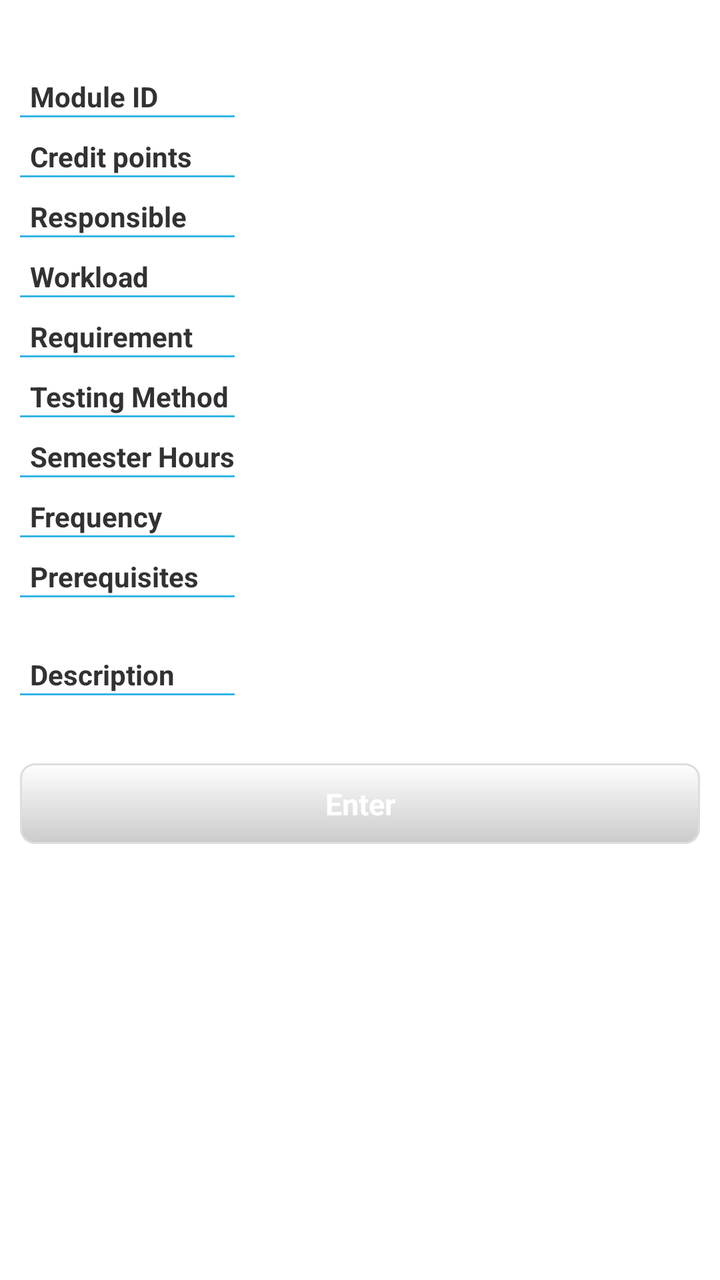
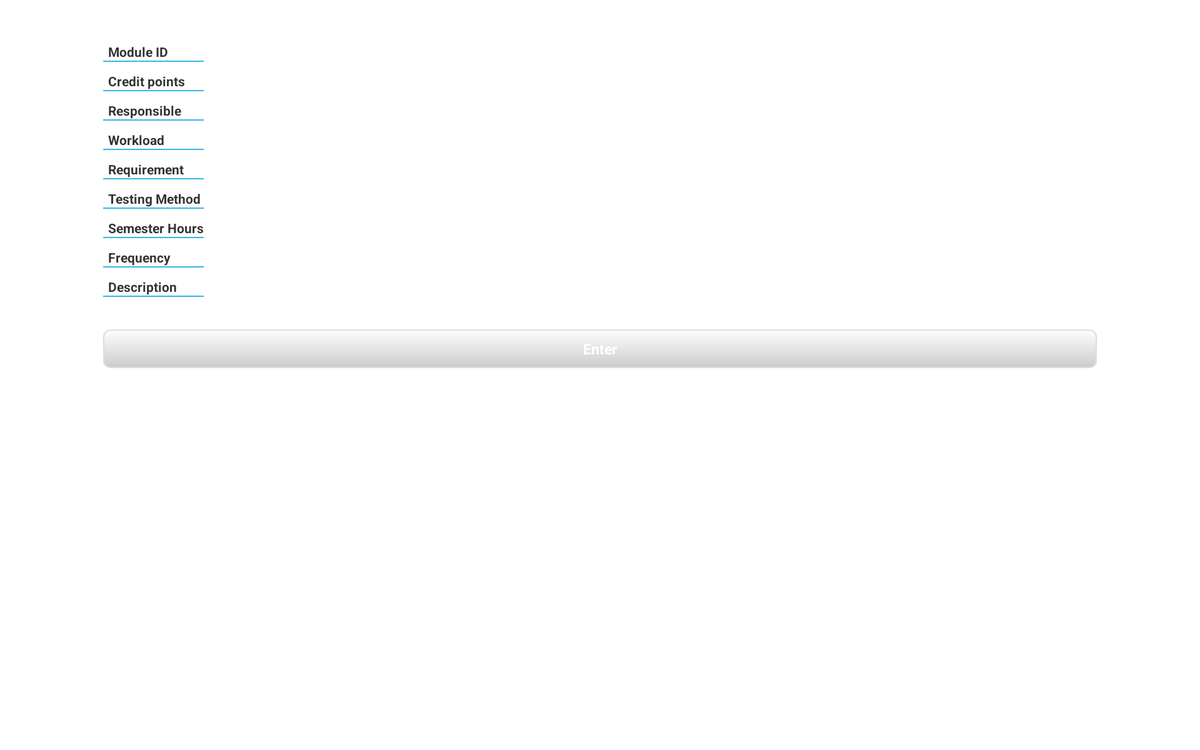

Two renders of one Android screen. The first uses the default layout on a phone; the second uses the alternative layout the repository ships for a different screen configuration, on a matching device. The two XML files are below.
<!-- AndroidManifest.xml: application theme AppTheme -->
<!-- res/layout/moduldetailfragment.xml -->
<?xml version="1.0" encoding="utf-8"?>

<ScrollView xmlns:android="http://schemas.android.com/apk/res/android"
    android:layout_width="match_parent"
    android:layout_height="match_parent" >

    <LinearLayout
        android:id="@+id/fragmentmoduledetail"
        android:layout_width="match_parent"
        android:layout_height="wrap_content"
        android:orientation="vertical" >

        <TextView
            android:id="@+id/name"
            android:layout_width="wrap_content"
            android:layout_height="wrap_content"
            android:layout_gravity="center"
            android:textAlignment="center"
            android:gravity="center"
            android:layout_marginLeft="10dp"
            android:textSize="25sp" />

        <TableLayout
            android:layout_width="match_parent"
            android:layout_height="wrap_content"
            android:layout_marginLeft="10dp"
            android:layout_marginRight="10dp"
            android:stretchColumns="1" >

            <TableRow
                android:layout_width="match_parent"
                android:layout_height="wrap_content"
                android:paddingBottom="5dp"
                android:paddingTop="5dp" >

                <LinearLayout
                    android:layout_height="wrap_content"
                    android:orientation="vertical" >

                    <TextView
                        android:layout_width="match_parent"
                        android:layout_height="wrap_content"
                        android:layout_marginLeft="5dp"
                        android:text="@string/moduleNumber"
                        android:textStyle="bold" />

                    <View
                        android:layout_width="match_parent"
                        android:layout_height="1dip"
                        android:background="@android:color/holo_blue_light" />
                </LinearLayout>

                <TextView
                    android:id="@+id/number"
                    android:layout_marginLeft="5dp" />
            </TableRow>

            <TableRow
                android:layout_width="match_parent"
                android:layout_height="wrap_content"
                android:paddingBottom="5dp"
                android:paddingTop="5dp" >

                <LinearLayout
                    android:layout_height="wrap_content"
                    android:orientation="vertical" >

                    <TextView
                        android:layout_width="match_parent"
                        android:layout_height="wrap_content"
                        android:layout_marginLeft="5dp"
                        android:text="@string/cp"
                        android:textStyle="bold" />

                    <View
                        android:layout_width="match_parent"
                        android:layout_height="1dip"
                        android:background="@android:color/holo_blue_light" />
                </LinearLayout>

                <TextView
                    android:id="@+id/cp"
                    android:layout_marginLeft="5dp" />
            </TableRow>

            <TableRow
                android:layout_width="match_parent"
                android:layout_height="wrap_content"
                android:paddingBottom="5dp"
                android:paddingTop="5dp" >

                <LinearLayout
                    android:layout_height="wrap_content"
                    android:orientation="vertical" >

                    <TextView
                        android:layout_width="match_parent"
                        android:layout_height="wrap_content"
                        android:layout_marginLeft="5dp"
                        android:text="@string/responsible"
                        android:textStyle="bold" />

                    <View
                        android:layout_width="match_parent"
                        android:layout_height="1dip"
                        android:background="@android:color/holo_blue_light" />
                </LinearLayout>

                <TextView
                    android:id="@+id/responsible"
                    android:layout_marginLeft="5dp" />
            </TableRow>

            <TableRow
                android:layout_width="match_parent"
                android:layout_height="wrap_content"
                android:paddingBottom="5dp"
                android:paddingTop="5dp" >

                <LinearLayout
                    android:layout_height="wrap_content"
                    android:orientation="vertical" >

                    <TextView
                        android:layout_width="match_parent"
                        android:layout_height="wrap_content"
                        android:layout_marginLeft="5dp"
                        android:text="@string/expenditure"
                        android:textStyle="bold" />

                    <View
                        android:layout_width="match_parent"
                        android:layout_height="1dip"
                        android:background="@android:color/holo_blue_light" />
                </LinearLayout>

                <TextView
                    android:id="@+id/expenditure"
                    android:layout_marginLeft="5dp" />
            </TableRow>

            <TableRow
                android:layout_width="match_parent"
                android:layout_height="wrap_content"
                android:paddingBottom="5dp"
                android:paddingTop="5dp" >

                <LinearLayout
                    android:layout_height="wrap_content"
                    android:orientation="vertical" >

                    <TextView
                        android:layout_width="match_parent"
                        android:layout_height="wrap_content"
                        android:layout_marginLeft="5dp"
                        android:text="@string/requirement"
                        android:textStyle="bold" />

                    <View
                        android:layout_width="match_parent"
                        android:layout_height="1dip"
                        android:background="@android:color/holo_blue_light" />
                </LinearLayout>

                <TextView
                    android:id="@+id/requirement"
                    android:layout_marginLeft="5dp" />
            </TableRow>

            <TableRow
                android:layout_width="match_parent"
                android:layout_height="wrap_content"
                android:paddingBottom="5dp"
                android:paddingTop="5dp" >

                <LinearLayout
                    android:layout_height="wrap_content"
                    android:orientation="vertical" >

                    <TextView
                        android:layout_width="match_parent"
                        android:layout_height="wrap_content"
                        android:layout_marginLeft="5dp"
                        android:text="@string/testingMethod"
                        android:textStyle="bold" />

                    <View
                        android:layout_width="match_parent"
                        android:layout_height="1dip"
                        android:background="@android:color/holo_blue_light" />
                </LinearLayout>

                <TextView
                    android:id="@+id/testingMethod"
                    android:layout_marginLeft="5dp" />
            </TableRow>

            <TableRow
                android:layout_width="match_parent"
                android:layout_height="wrap_content"
                android:paddingBottom="5dp"
                android:paddingTop="5dp" >

                <LinearLayout
                    android:layout_height="wrap_content"
                    android:orientation="vertical" >

                    <TextView
                        android:layout_width="match_parent"
                        android:layout_height="wrap_content"
                        android:layout_marginLeft="5dp"
                        android:text="@string/sws"
                        android:textStyle="bold" />

                    <View
                        android:layout_width="match_parent"
                        android:layout_height="1dip"
                        android:background="@android:color/holo_blue_light" />
                </LinearLayout>

                <TextView
                    android:id="@+id/sws"
                    android:layout_marginLeft="5dp" />
            </TableRow>

            <TableRow
                android:layout_width="match_parent"
                android:layout_height="wrap_content"
                android:paddingBottom="5dp"
                android:paddingTop="5dp" >

                <LinearLayout
                    android:layout_height="wrap_content"
                    android:orientation="vertical" >

                    <TextView
                        android:layout_width="match_parent"
                        android:layout_height="wrap_content"
                        android:layout_marginLeft="5dp"
                        android:text="@string/frequency"
                        android:textStyle="bold" />

                    <View
                        android:layout_width="match_parent"
                        android:layout_height="1dip"
                        android:background="@android:color/holo_blue_light" />
                </LinearLayout>

                <TextView
                    android:id="@+id/frequency"
                    android:layout_marginLeft="5dp" />
            </TableRow>

            <TableRow
                android:layout_width="match_parent"
                android:layout_height="wrap_content"
                android:paddingBottom="5dp"
                android:paddingTop="5dp" >

                <LinearLayout
                    android:layout_height="wrap_content"
                    android:orientation="vertical" >

                    <TextView
                        android:layout_width="match_parent"
                        android:layout_height="wrap_content"
                        android:layout_marginLeft="5dp"
                        android:text="@string/prerequisites"
                        android:textStyle="bold" />

                    <View
                        android:layout_width="match_parent"
                        android:layout_height="1dip"
                        android:background="@android:color/holo_blue_light" />
                </LinearLayout>
            </TableRow>

            <TextView
                android:id="@+id/prerequisites"
                android:layout_marginLeft="5dp"
                android:layout_weight="1" />

            <TableRow
                android:layout_width="match_parent"
                android:layout_height="wrap_content"
                android:paddingBottom="5dp"
                android:paddingTop="5dp" >

                <LinearLayout
                    android:layout_height="wrap_content"
                    android:orientation="vertical" >

                    <TextView
                        android:layout_width="match_parent"
                        android:layout_height="wrap_content"
                        android:layout_marginLeft="5dp"
                        android:text="@string/description"
                        android:textStyle="bold" />

                    <View
                        android:layout_width="match_parent"
                        android:layout_height="1dip"
                        android:background="@android:color/holo_blue_light" />
                </LinearLayout>
            </TableRow>

            <TextView
                android:id="@+id/description"
                android:layout_marginLeft="5dp"
                android:layout_weight="1" />
        </TableLayout>

        <Button
            android:id="@+id/enter"
            style="@style/ButtonStyle"
            android:layout_width="match_parent"
            android:layout_height="wrap_content"
            android:layout_margin="10dp"
            android:text="@string/enter" />
    </LinearLayout>

</ScrollView>
<!-- resources referenced by this layout -->
<resources>
  <string name="cp">Credit points</string>
  <string name="description">Description</string>
  <string name="enter">Enter</string>
  <string name="expenditure">Workload</string>
  <string name="frequency">Frequency</string>
  <string name="moduleNumber">Module ID</string>
  <string name="prerequisites">Prerequisites</string>
  <string name="requirement">Requirement</string>
  <string name="responsible">Responsible</string>
  <string name="sws">Semester Hours</string>
  <string name="testingMethod">Testing Method</string>
  <style name="ButtonStyle" parent="@android:style/Widget.Button">
  		<item name="android:textSize">15sp</item>
  		<item name="android:textStyle">bold</item>
  		<item name="android:textColor">#ffffff</item>
  		<item name="android:gravity">center</item>
  		<item name="android:background">@drawable/button</item>
  		<item name="android:padding">10dip</item>
  	</style>
  <style name="AppTheme" parent="AppBaseTheme">
          
      </style>
  <!-- drawable button (drawable) -->
  <?xml version="1.0" encoding="utf-8"?>
  <selector xmlns:android="http://schemas.android.com/apk/res/android" >
       <item android:state_pressed="true" >
           <shape android:shape="rectangle"  >
               <corners android:radius="7dip" />
               <stroke android:width="1dip" android:color="#888888" />
               <gradient  android:angle="-90"  android:startColor="#989898" android:endColor="#cbcbcb"  />            
           </shape>
       </item>
      <item android:state_focused="true">
           <shape android:shape="rectangle"  >
               <corners android:radius="7dip" />
               <stroke android:width="1dip" android:color="#b7b9ac" />
               <solid  android:color="#cbcbcb"/>       
           </shape>
       </item>	
      <item >
          <shape android:shape="rectangle"  >
               <corners android:radius="7dip" />
               <stroke android:width="1dip" android:color="#DDDDDD" />
               <gradient  android:angle="-90"  android:startColor="#fefefe" android:endColor="#cbcbcb" />            
           </shape>
       </item>
  </selector>
  <style name="AppBaseTheme" parent="android:Theme.Light">
          
      </style>
</resources>
<!-- res/layout-sw720dp/moduldetailfragment.xml (the author's variant of the layout above) -->
<!-- drawn on a large tablet held sideways -->
<?xml version="1.0" encoding="utf-8"?>
<ScrollView xmlns:android="http://schemas.android.com/apk/res/android"
    android:layout_width="match_parent"
    android:layout_height="match_parent" >

    <LinearLayout
        android:id="@+id/fragmentmoduledetail"
        android:layout_width="match_parent"
        android:layout_height="wrap_content"
        android:gravity="center"
        android:orientation="vertical"
        android:paddingLeft="100dp"
        android:paddingRight="100dp" >

        <TextView
            android:id="@+id/name"
            android:layout_width="wrap_content"
            android:layout_height="wrap_content"
            android:layout_gravity="center"
            android:textAlignment="center"
            android:gravity="center"
            android:layout_marginLeft="10dp"
            android:layout_marginRight="10dp"
            android:layout_marginBottom="5dp"
            android:textSize="25sp" />

        <TableLayout
            android:layout_width="match_parent"
            android:layout_height="wrap_content"
            android:layout_marginLeft="10dp"
            android:layout_marginRight="10dp"
            android:stretchColumns="1" >

            <TableRow
                android:layout_width="match_parent"
                android:layout_height="wrap_content"
                android:paddingBottom="5dp"
                android:paddingTop="5dp" >

                <LinearLayout
                    android:layout_height="wrap_content"
                    android:orientation="vertical" >

                    <TextView
                        android:layout_width="match_parent"
                        android:layout_height="wrap_content"
                        android:layout_marginLeft="5dp"
                        android:text="@string/moduleNumber"
                        android:textStyle="bold" />

                    <View
                        android:layout_width="match_parent"
                        android:layout_height="1dip"
                        android:background="@android:color/holo_blue_light" />
                </LinearLayout>

                <TextView
                    android:id="@+id/number"
                    android:layout_marginLeft="5dp" />
            </TableRow>

            <TableRow
                android:layout_width="match_parent"
                android:layout_height="wrap_content"
                android:paddingBottom="5dp"
                android:paddingTop="5dp" >

                <LinearLayout
                    android:layout_height="wrap_content"
                    android:orientation="vertical" >

                    <TextView
                        android:layout_width="match_parent"
                        android:layout_height="wrap_content"
                        android:layout_marginLeft="5dp"
                        android:text="@string/cp"
                        android:textStyle="bold" />

                    <View
                        android:layout_width="match_parent"
                        android:layout_height="1dip"
                        android:background="@android:color/holo_blue_light" />
                </LinearLayout>

                <TextView
                    android:id="@+id/cp"
                    android:layout_marginLeft="5dp" />
            </TableRow>

            <TableRow
                android:layout_width="match_parent"
                android:layout_height="wrap_content"
                android:paddingBottom="5dp"
                android:paddingTop="5dp" >

                <LinearLayout
                    android:layout_height="wrap_content"
                    android:orientation="vertical" >

                    <TextView
                        android:layout_width="match_parent"
                        android:layout_height="wrap_content"
                        android:layout_marginLeft="5dp"
                        android:text="@string/responsible"
                        android:textStyle="bold" />

                    <View
                        android:layout_width="match_parent"
                        android:layout_height="1dip"
                        android:background="@android:color/holo_blue_light" />
                </LinearLayout>

                <TextView
                    android:id="@+id/responsible"
                    android:layout_marginLeft="5dp" />
            </TableRow>

            <TableRow
                android:layout_width="match_parent"
                android:layout_height="wrap_content"
                android:paddingBottom="5dp"
                android:paddingTop="5dp" >

                <LinearLayout
                    android:layout_height="wrap_content"
                    android:orientation="vertical" >

                    <TextView
                        android:layout_width="match_parent"
                        android:layout_height="wrap_content"
                        android:layout_marginLeft="5dp"
                        android:text="@string/expenditure"
                        android:textStyle="bold" />

                    <View
                        android:layout_width="match_parent"
                        android:layout_height="1dip"
                        android:background="@android:color/holo_blue_light" />
                </LinearLayout>

                <TextView
                    android:id="@+id/expenditure"
                    android:layout_marginLeft="5dp" />
            </TableRow>

            <TableRow
                android:layout_width="match_parent"
                android:layout_height="wrap_content"
                android:paddingBottom="5dp"
                android:paddingTop="5dp" >

                <LinearLayout
                    android:layout_height="wrap_content"
                    android:orientation="vertical" >

                    <TextView
                        android:layout_width="match_parent"
                        android:layout_height="wrap_content"
                        android:layout_marginLeft="5dp"
                        android:text="@string/requirement"
                        android:textStyle="bold" />

                    <View
                        android:layout_width="match_parent"
                        android:layout_height="1dip"
                        android:background="@android:color/holo_blue_light" />
                </LinearLayout>

                <TextView
                    android:id="@+id/requirement"
                    android:layout_marginLeft="5dp"
                    android:layout_weight="1" />
            </TableRow>

            <TableRow
                android:layout_width="match_parent"
                android:layout_height="wrap_content"
                android:paddingBottom="5dp"
                android:paddingTop="5dp" >

                <LinearLayout
                    android:layout_height="wrap_content"
                    android:orientation="vertical" >

                    <TextView
                        android:layout_width="match_parent"
                        android:layout_height="wrap_content"
                        android:layout_marginLeft="5dp"
                        android:text="@string/testingMethod"
                        android:textStyle="bold" />

                    <View
                        android:layout_width="match_parent"
                        android:layout_height="1dip"
                        android:background="@android:color/holo_blue_light" />
                </LinearLayout>

                <TextView
                    android:id="@+id/testingMethod"
                    android:layout_marginLeft="5dp" />
            </TableRow>

            <TableRow
                android:layout_width="match_parent"
                android:layout_height="wrap_content"
                android:paddingBottom="5dp"
                android:paddingTop="5dp" >

                <LinearLayout
                    android:layout_height="wrap_content"
                    android:orientation="vertical" >

                    <TextView
                        android:layout_width="match_parent"
                        android:layout_height="wrap_content"
                        android:layout_marginLeft="5dp"
                        android:text="@string/sws"
                        android:textStyle="bold" />

                    <View
                        android:layout_width="match_parent"
                        android:layout_height="1dip"
                        android:background="@android:color/holo_blue_light" />
                </LinearLayout>

                <TextView
                    android:id="@+id/sws"
                    android:layout_marginLeft="5dp" />
            </TableRow>

            <TableRow
                android:layout_width="match_parent"
                android:layout_height="wrap_content"
                android:paddingBottom="5dp"
                android:paddingTop="5dp" >

                <LinearLayout
                    android:layout_height="wrap_content"
                    android:orientation="vertical" >

                    <TextView
                        android:layout_width="match_parent"
                        android:layout_height="wrap_content"
                        android:layout_marginLeft="5dp"
                        android:text="@string/frequency"
                        android:textStyle="bold" />

                    <View
                        android:layout_width="match_parent"
                        android:layout_height="1dip"
                        android:background="@android:color/holo_blue_light" />
                </LinearLayout>

                <TextView
                    android:id="@+id/frequency"
                    android:layout_marginLeft="5dp" />
            </TableRow>



            <TableRow
                android:layout_width="match_parent"
                android:layout_height="wrap_content"
                android:paddingBottom="5dp"
                android:paddingTop="5dp" >

                <LinearLayout
                    android:layout_height="wrap_content"
                    android:orientation="vertical" >

                    <TextView
                        android:layout_width="match_parent"
                        android:layout_height="wrap_content"
                        android:layout_marginLeft="5dp"
                        android:text="@string/description"
                        android:textStyle="bold" />

                    <View
                        android:layout_width="match_parent"
                        android:layout_height="1dip"
                        android:background="@android:color/holo_blue_light" />
                </LinearLayout>
            </TableRow>

            <TextView
                android:id="@+id/description"
                android:layout_marginLeft="5dp"
                android:layout_weight="1" />
        </TableLayout>

        <Button
            android:id="@+id/enter"
            style="@style/ButtonStyle"
            android:layout_width="match_parent"
            android:layout_height="wrap_content"
            android:layout_margin="10dp"
            android:text="@string/enter" />

    </LinearLayout>

</ScrollView>
<!-- resources referenced by the variant -->
<!-- as a large tablet held sideways resolves them -->
<resources>
  <string name="cp">Credit points</string>
  <string name="description">Description</string>
  <string name="enter">Enter</string>
  <string name="expenditure">Workload</string>
  <string name="frequency">Frequency</string>
  <string name="moduleNumber">Module ID</string>
  <string name="requirement">Requirement</string>
  <string name="responsible">Responsible</string>
  <string name="sws">Semester Hours</string>
  <string name="testingMethod">Testing Method</string>
  <style name="ButtonStyle" parent="@android:style/Widget.Button">
  		<item name="android:textSize">15sp</item>
  		<item name="android:textStyle">bold</item>
  		<item name="android:textColor">#ffffff</item>
  		<item name="android:gravity">center</item>
  		<item name="android:background">@drawable/button</item>
  		<item name="android:padding">10dip</item>
  	</style>
  <style name="AppTheme" parent="AppBaseTheme">
          
      </style>
  <!-- drawable button (drawable) -->
  <?xml version="1.0" encoding="utf-8"?>
  <selector xmlns:android="http://schemas.android.com/apk/res/android" >
       <item android:state_pressed="true" >
           <shape android:shape="rectangle"  >
               <corners android:radius="7dip" />
               <stroke android:width="1dip" android:color="#888888" />
               <gradient  android:angle="-90"  android:startColor="#989898" android:endColor="#cbcbcb"  />            
           </shape>
       </item>
      <item android:state_focused="true">
           <shape android:shape="rectangle"  >
               <corners android:radius="7dip" />
               <stroke android:width="1dip" android:color="#b7b9ac" />
               <solid  android:color="#cbcbcb"/>       
           </shape>
       </item>	
      <item >
          <shape android:shape="rectangle"  >
               <corners android:radius="7dip" />
               <stroke android:width="1dip" android:color="#DDDDDD" />
               <gradient  android:angle="-90"  android:startColor="#fefefe" android:endColor="#cbcbcb" />            
           </shape>
       </item>
  </selector>
  <style name="AppBaseTheme" parent="android:Theme.Light">
          
      </style>
</resources>
